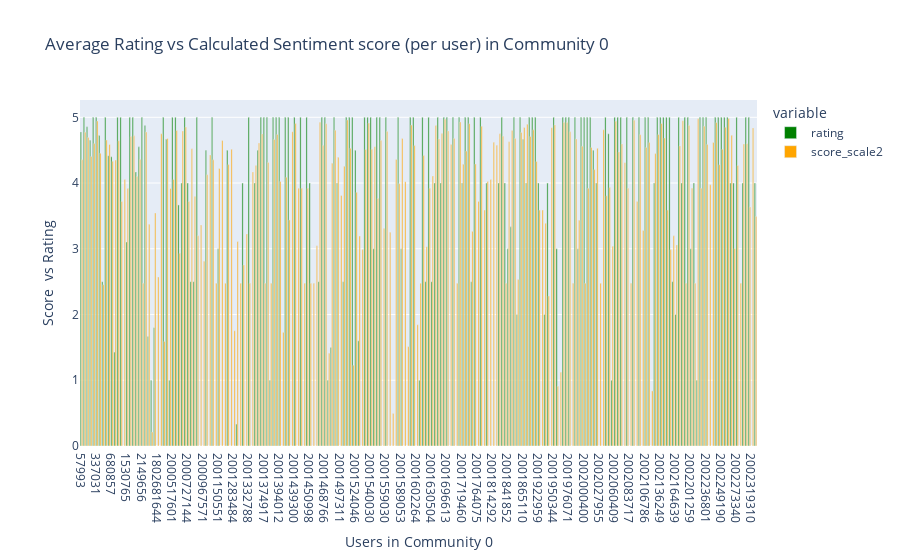

Notebook code cell kept with this figure:
### Code cell
fig = px.bar(
    data_frame = com0_a,
    x = "user_id",
    y = ["rating","score_scale2"],
    opacity = 0.9,
    orientation = "v",
    barmode = 'group',
    color_discrete_map={'rating':'green', 'score_scale2':'orange'},
    title='Average Rating vs Calculated Sentiment score (per user) in Community 0',
   # hover_name= 'recipe_id',
)

fig.update_layout(

  xaxis_title= 'Users in Community 0',
  yaxis_title = 'Score  vs Rating',
  hovermode = 'x unified'

)

### Figure 1 — Plotly figure (JSON) as saved in the notebook; plotly's stock layout.template omitted (floating-point values rounded to 4 significant figures; data arrays with more than 128 entries replaced by an {"elided": "..."} marker saying what was removed)
{"data": [{"alignmentgroup": "True", "hovertemplate": "variable=rating<br>user_id=%{x}<br>value=%{y}<extra></extra>", "legendgroup": "rating", "marker": {"color": "green", "opacity": 0.9, "pattern": {"shape": ""}}, "name": "rating", "offsetgroup": "rating", "orientation": "v", "showlegend": true, "textposition": "auto", "type": "bar", "x": {"elided": "222 str values"}, "xaxis": "x", "y": {"elided": "222 float values"}, "yaxis": "y"}, {"alignmentgroup": "True", "hovertemplate": "variable=score_scale2<br>user_id=%{x}<br>value=%{y}<extra></extra>", "legendgroup": "score_scale2", "marker": {"color": "orange", "opacity": 0.9, "pattern": {"shape": ""}}, "name": "score_scale2", "offsetgroup": "score_scale2", "orientation": "v", "showlegend": true, "textposition": "auto", "type": "bar", "x": {"elided": "222 str values"}, "xaxis": "x", "y": {"elided": "222 float values"}, "yaxis": "y"}], "layout": {"barmode": "group", "hovermode": "x unified", "legend": {"title": {"text": "variable"}, "tracegroupgap": 0}, "title": {"text": "Average Rating vs Calculated Sentiment score (per user) in Community 0"}, "xaxis": {"anchor": "y", "domain": [0, 1], "title": {"text": "Users in Community 0"}}, "yaxis": {"anchor": "x", "domain": [0, 1], "title": {"text": "Score  vs Rating"}}}}
